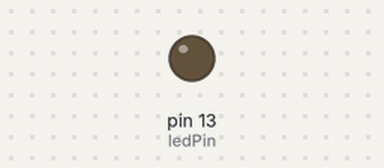
A sketch run on a simulated Arduino Uno, built with avr-gcc and run on an emulated ATmega328P. Shown: output pins drawn as LEDs (lit = HIGH).

Above: at 1.8 s.
At 7.12 s:
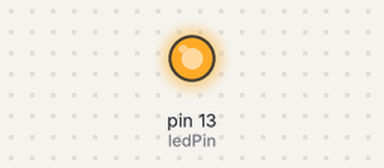
Timing chart, 0 to 8.1 s (numbered marks = the images above):
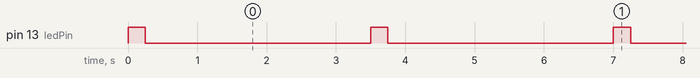

The sketch:

Benchmark001.ino
```cpp
const int ledPin = 13;
const int delayPeriod = 250;

void setup() {
  pinMode(ledPin, OUTPUT);
}

void loop() {
  int i = 0;
  if (i < 20) { flash(); }
  delay(3000);
  ++i;
}

void flash() {
   digitalWrite(ledPin, HIGH);
   delay(delayPeriod);
   digitalWrite(ledPin, LOW);
   delay(delayPeriod);
}
```

Measured:
- by itself, pin 13 (ledPin): alternates HIGH for 0.25 s and LOW for 3.3 s
